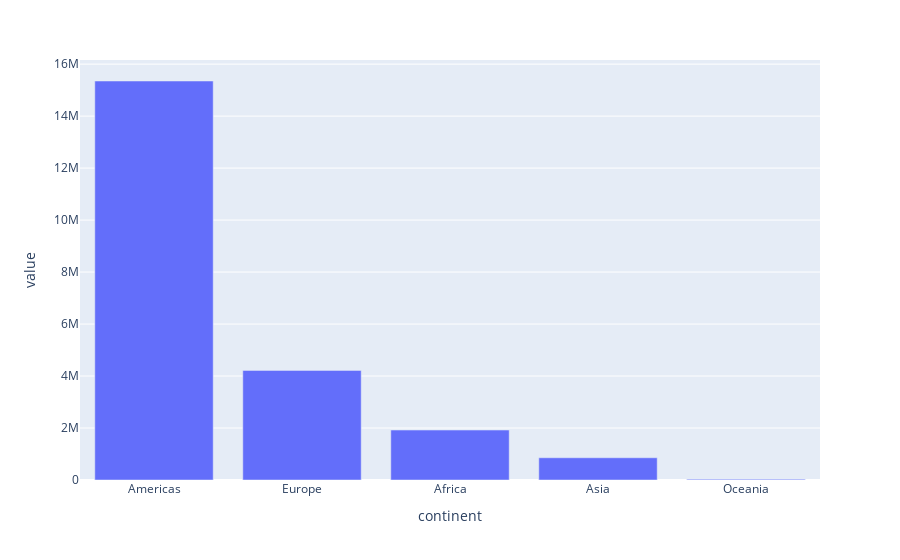

Notebook source saved alongside this figure:
### Markdown cell above
#### 4.5 Valor total Exportado x Continente

### Code cell
df_aux = (
    df_cleaned.groupby("continent")["value"]
    .sum()
    .reset_index()
    .sort_values("value", ascending=False)
)
fig = px.bar(df_aux, x="continent", y="value")
fig.show()

### Figure 1 — Plotly figure (JSON) as saved in the notebook; plotly's stock layout.template omitted (floating-point values rounded to 4 significant figures)
{"data": [{"alignmentgroup": "True", "hovertemplate": "continent=%{x}<br>value=%{y}<extra></extra>", "legendgroup": "", "marker": {"color": "#636efa", "pattern": {"shape": ""}}, "name": "", "offsetgroup": "", "orientation": "v", "showlegend": false, "textposition": "auto", "type": "bar", "x": ["Americas", "Europe", "Africa", "Asia", "Oceania"], "xaxis": "x", "y": [15350996, 4217211, 1921989, 854980, 30879], "yaxis": "y"}], "layout": {"barmode": "relative", "legend": {"tracegroupgap": 0}, "margin": {"t": 60}, "xaxis": {"anchor": "y", "domain": [0, 1], "title": {"text": "continent"}}, "yaxis": {"anchor": "x", "domain": [0, 1], "title": {"text": "value"}}}}
